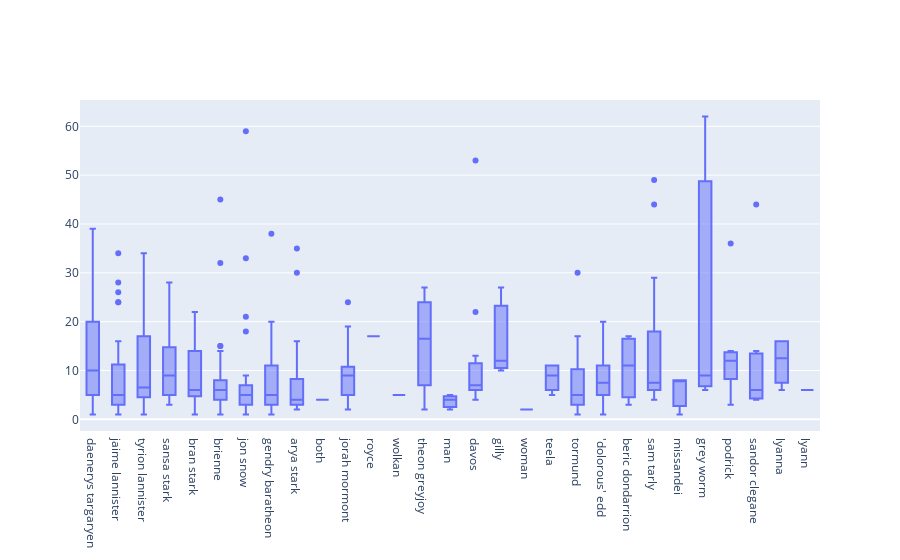

The code cell stored with this chart in its notebook:
### Code cell
fig = go.Figure()

fig.add_trace(go.Box(
    x = dfe['Character'],
    y = dfe['word_count']))

### Figure 1 — Plotly figure (JSON) as saved in the notebook; plotly's stock layout.template omitted (floating-point values rounded to 4 significant figures; data arrays with more than 128 entries replaced by an {"elided": "..."} marker saying what was removed)
{"data": [{"type": "box", "x": {"elided": "405 str values"}, "y": {"elided": "405 int values"}}], "layout": {}}
